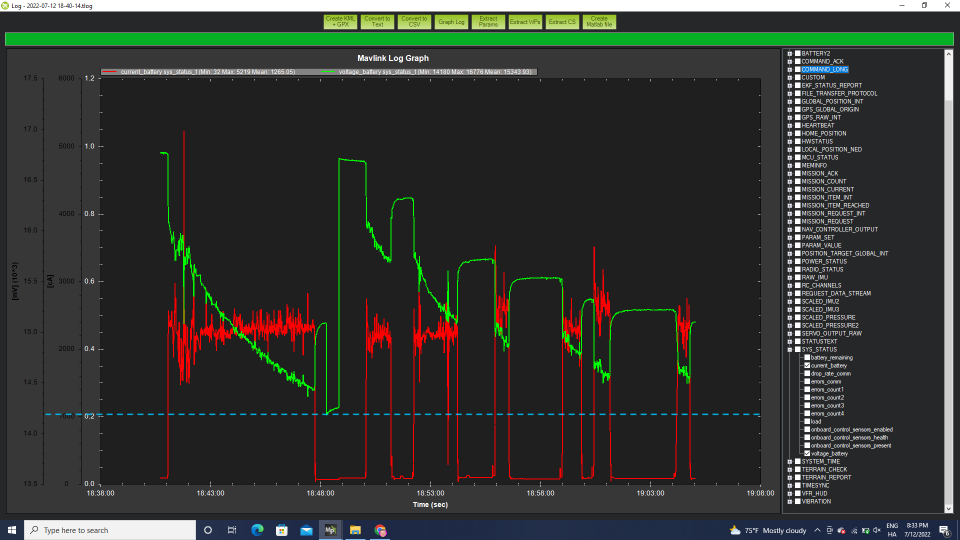
#> input picture Screenshot.png, 1920 x 1080 px (shown at 1/2 size)
$ jupyter execute --allow-errors shift_speed_test.ipynb   (shell and % lines are left out)
#> lines starting #> are read from the running program, lines starting #| are printed output that depends on the picture
### videoutils.py
from math import tan, degrees, radians, sin, cos

import cv2

# A function to calculate pixel shift based on roll/pitch and camera properties

# sensor and camera properties
sensor_IMX219 = {
    'name': 'Sony IMX219 CMOS color 8 Megapixel',
    'size_h_w':(2.76, 3.674),
    'pixels_h_w':(2464, 3296),
    'pixel_size':(0.00112,0.00112),
    'sensor_mode':{
        1:{
            'resolution':'1920x1080',
            'res_h':1080,
            'res_w':1920,
            'aspect_ratio':'16:9',
            'frame_rates':'1 < fps <= 30',
            'max_frame_rate':30,
            'binning':1
        },
        2:{
            'resolution':'3280x2464',
            'res_h':2464,
            'res_w':3280,
            'aspect_ratio':'4:3',
            'frame_rates':'1 < fps <= 15',
            'max_frame_rate':15,
            'binning':1
        },
        3:{
            'resolution':'3280x2464',
            'res_h':2464,
            'res_w':3280,
            'aspect_ratio':'4:3',
            'frame_rates':'1 <= fps <= 15',
            'max_frame_rate':15,
            'binning':1
        },
        4:{
            'resolution':'1640x1232',
            'res_h':1232,
            'res_w':1640,
            'aspect_ratio':'4:3',
            'frame_rates':'1 < fps <= 40',
            'max_frame_rate':40,
            'binning':2
        },
        5:{
            'resolution':'1640x922',
            'res_h':922,
            'res_w':1640,
            'aspect_ratio':'16:9',
            'frame_rates':'1 < fps <= 40',
            'max_frame_rate':40,
            'binning':2
        },
        6:{
            'resolution':'1280x720',
            'res_h':720,
            'res_w':1280,
            'aspect_ratio':'16:9',
            'frame_rates':'40 < fps <= 90',
            'max_frame_rate':90,
            'binning':2
        },
        7:{
            'resolution':'640x480',
            'res_h':480,
            'res_w':640,
            'aspect_ratio':'4:3',
            'frame_rates':'40 < fps <= 90',
            'max_frame_rate':90,
            'binning':2
        }
    }
}

# image area: 3673.6 μm x 2738.4 μm
sensor_OV5647 = {
    'name': 'Omnivision OV5647 CMOS color 5 Megapixel',
    'size_h_w':(2.738, 3.674),
    'pixels_h_w':(1944, 2592),
    'pixel_size':(0.0014,0.0014),
    'sensor_mode':{
        1:{
            'resolution':'1920x1080',
            'res_h':1080,
            'res_w':1920,
            'aspect_ratio':'16:9',
            'frame_rates':'1 < fps <= 30',
            'max_frame_rate':30,
            'binning':1
        },
        2:{
            'resolution':'2592x1944',
            'res_h':1944,
            'res_w':2592,
            'aspect_ratio':'4:3',
            'frame_rates':'1 < fps <= 15',
            'max_frame_rate':15,
            'binning':1
        },
        3:{
            'resolution':'2592x1944',
            'res_h':1944,
            'res_w':2592,
            'aspect_ratio':'4:3',
            'frame_rates':'1/6 <= fps <= 1',
            'max_frame_rate':1,
            'binning':1
        },
        4:{
            'resolution':'1296x972',
            'res_h':972,
            'res_w':1296,
            'aspect_ratio':'4:3',
            'frame_rates':'1 < fps <= 42',
            'max_frame_rate':42,
            'binning':2
        },
        5:{
            'resolution':'1296x730',
            'res_h':730,
            'res_w':1296,
            'aspect_ratio':'16:9',
            'frame_rates':'1 < fps <= 49',
            'max_frame_rate':49,
            'binning':2
        },
        6:{
            'resolution':'640x480',
            'res_h':480,
            'res_w':640,
            'aspect_ratio':'16:9',
            'frame_rates':'1 < fps <= 49',
            'max_frame_rate':49,
            'binning':2
        },
        7:{
            'resolution':'1296x730',
            'res_h':730,
            'res_w':1296,
            'aspect_ratio':'16:9',
            'frame_rates':'1 < fps <= 49',
            'max_frame_rate':49,
            'binning':2
        }

    }
}


# [25 lines left out: functions configure_camera, get_pixel_shift, not called in this run]


# A function to translate an image by dx, xy pixels very quickly
def image_tranlate(img, dy, dx):

    import cv2
    import numpy as np
    # set up the transformation matrix
    M = np.float32([
	[1, 0, int(dx)],
	[0, 1, int(dy)]])

    img = cv2.warpAffine(img, M, (img.shape[1], img.shape[0]))


import datetime
# A class to meausure the frames per second
class FPS:

    # [10 lines left out: functions __init__, start, not called in this run]
    def stop(self):
		# stop the timer
        self._end = datetime.datetime.now()
    # [8 lines left out: functions update, elapsed, not called in this run]
    def fps(self):
        # compute the (approximate) frames per second
        return self._numFrames / self.elapsed()

flight_mode_dict = {
0	:"STAB",
1	:"ACRO",
2	:"ALT_HOLD",
3	:"AUTO",
4	:"GUIDED",
5	:"LOITER",
6	:"RTL",
7	:"CIRCLE",
9	:"LAND",
11	:"DRIFT",
13	:"SPORT",
14	:"FLIP",
15	:"AUTOTUNE",
16	:"POSHOLD",
17	:"BRAKE",
18	:"THROW",
19	:"AVOID_ADSB",
20	:"GUIDED_NOGPS",
21	:"SMART_RTL",
22	:"FLOWHOLD",
23	:"FOLLOW",
24	:"ZIGZAG",
25	:"SYSTEMID",
26	:"AUTOROTATE",
27	:"AUTO_RTL"
}

font = cv2.FONT_HERSHEY_SIMPLEX

# [9 lines left out: function draw_altitude, not called in this run]

def draw_lat_lon(frame, mv):
    cv2.putText(frame, 'Lat:{:02.6f}'.format(mv.data['Lat']), (5, 25), font, 1, (0,255, 255), 2, cv2.LINE_AA)
    cv2.putText(frame, 'Lon:{:02.6f}'.format(mv.data['Lon']), (270, 25), font, 1, (0,255, 255), 2, cv2.LINE_AA)

def draw_battery(frame, mv):
    cv2.putText(frame, 'B:{:3.1f}V  {:3d}%'.format(mv.data['BattV'], int(mv.data['BattPercent'])), (5, 505), font, 1, (255,255, 255), 2, cv2.LINE_AA)

# [10 lines left out: functions draw_cross_hairs, draw_flight_mode, not called in this run]

def draw_camera_capture(frame, image_number):
    cv2.putText(frame, 'Image Acquired: {}'.format(image_number), (100,100), font, 1, (255,255, 255), 2, cv2.LINE_AA)

# [78 lines left out: functions rotate_vector, draw_capture_grid, draw_base_mode, apply_osd, not called in this run]


class Mavlink:

    data = {
        'Altitude':13,
        'Altitude_MSL':260,
        'Lat':33.521117,
        'Lon':-84.581361,
        'BattV':14.5,
        'Yaw':0,
        'BattPercent':45,
        'FlightMode':'STAB',
        'DisplayMode':'st',
        'BaseMode':128         # this is disarmed - default before packets are recived.
    }

from pymavlink import mavutil

# [28 lines left out: function request_message_interval, not called in this run]

### shift_speed_test.ipynb
[cell 1]
import cv2
import numpy as np
import videoutils as vu
import matplotlib.pyplot as plt

[cell 2]
img = cv2.imread("Screenshot.png")
#> img is the input picture: shape (1080, 1920, 3); mean B, G, R 50.4, 54.1, 51.3

[cell 3]
plt.imshow(img)
plt.show()

[cell 4]
img2 = vu.image_tranlate(img, -500,-500)
#> in image_tranlate, `img = cv2.warpAffine(img, M, (img.shape[1], img.shape[0]))`:
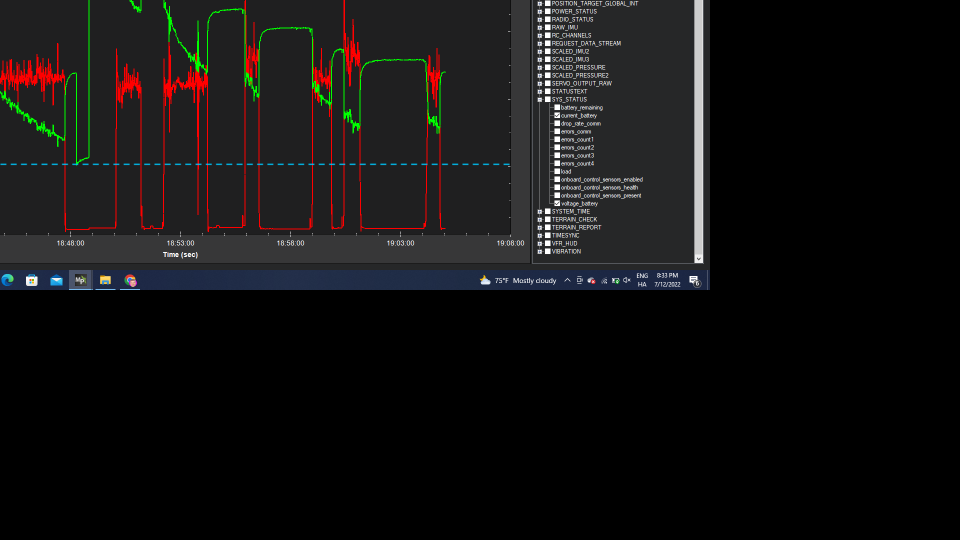
#> img: shape (1080, 1920, 3) (shown at 1/2 size); mean of channels 0, 1, 2 17.7, 17.6, 18.7; drawn as B, G, R

#> (the rest of this cell did not finish here and is left out)

[cell 5]
img2 = vu.image_tranlate(img, -500,-500)

[cell 6]
img2 = vu.image_tranlate(img, -500,-500)

#> (the rest of this cell did not finish here and is left out)

[cell 7]
img.shape
#> Out = (1080, 1920, 3)

[cell 8]
img = img[0:10, 0:10, :]

[cell 9]
img = np.ones((10,10))
img

[cell 10]
img2 = np.zeros(img.shape)

dx = 0
dy = 0
img2[dy:, dx:] = img[0:(img.shape[0]-dy), 0:(img.shape[1]-dx)]
img2

[cell 11]
img.shape[0]-dx

[cell 12]
def fast_shift(img, dx, dy):
    img_shape = img.shape

    img_new = np.zeros(img_shape)

    img_new[dy:, dx:,:] = img[0:(img_shape[0]-dy), 0:(img_shape[1]-dx), :]

#> (a cell that did not finish here is left out)

#> (a cell that did not finish here is left out)
